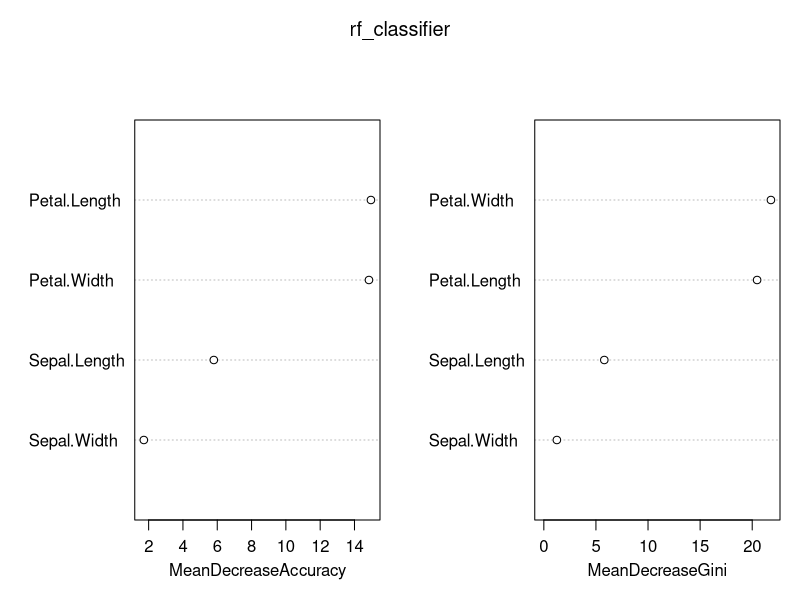

This figure's R source: (Note: this script raises an error after producing the figure.)
## ---- chunk 1
#A random seed allows for reproducable results
set.seed(17)

#Dataset size calculation
data_set_size = floor(nrow(iris)/2)

#random sqmple of data_set_size indexes
indexes = sample(1:nrow(iris), size = data_set_size)

#Assign to training and validation sets
training = iris[indexes, ]
validation1 = iris[-indexes, ]

#_____
#import randomForest
library(randomForest)

#Perform training:
rf_classifier = randomForest(Species ~ ., data = training, ntree = 100, mtry = 2, importance = TRUE)

#visualization of importance
varImpPlot(rf_classifier)

#training against validation1 set
prediction_for_table = predict(rf_classifier, data = validation1[, -5])
#confusion matrix to check how good classifier is
table(observed = validation1[ , 5], predicted = prediction_for_table)

#Validation set assesment #2: ROC curves and AUC

#Need to import ROCR package for ROC curve plotting:
library(ROCR)

#Calculate the probability of new observations belonging to each class. prediction will be a matrix  w/ dimensions of data_set_size and number_of_classes
prediction_for_ROC_curve = predict(rf_classifier, validation1[ , -5], type = "prob")

#colors
pretty_colors = c("#F8766D", "#00BA38", "#619CFF")
#specifiy classes
classes = levels(validation1$Species)
#For each class
for (i in 1:3)
{
  #define contributions for class[i]
  true_values = ifelse(validation1[ ,i]==classes[i], 1, 0)
  #assess performance of classifiers for class[i]  
  pred = prediction(prediction_for_ROC_curve[, i], true_values)
  perf = performance(pred, "tpr", "fpr")
  if (i==1)
  {
    plot(perf, main = "ROC Curve", col = pretty_colors[i])
  }
  else 
  {
    plot(perf, main = "ROC Curve", col = pretty_colors[i], add = TRUE)
  }
  #calculate AUC and print to screen  
  auc.perf = performance(pred, measure = "auc")
  print(auc.perf@y.values)
}
